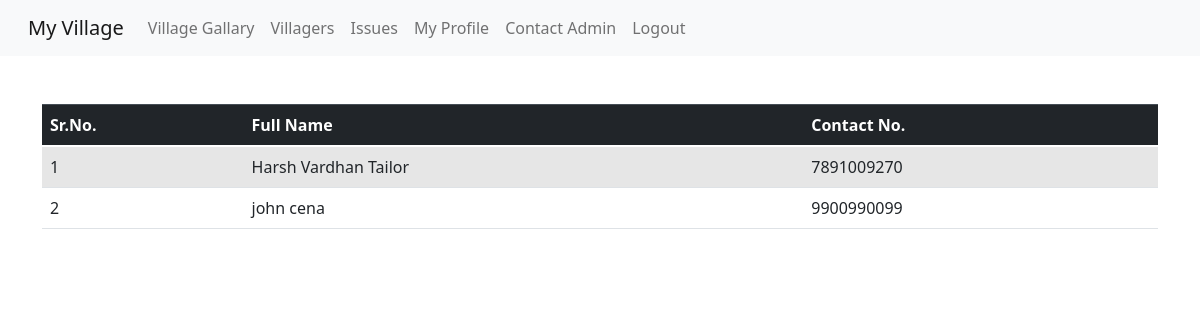
The page /villagers (signed in) on the database its author committed.
### app.py (models this page shows, shortened)
class User(db.Model):
    id_no = db.Column(db.Integer, primary_key=True)
    firstName = db.Column(db.String(50),nullable=False)
    lastName = db.Column(db.String(50))
    email = db.Column(db.String(50),nullable=False)
    password = db.Column(db.String(100),nullable=False)
    mobile = db.Column(db.String(20),nullable=False)
    id_proof = db.Column(db.String(200),nullable=False)
    village_id = db.Column(db.Integer, default = -1)

### app.py (the view)
@app.route('/villagers')
def villagers():
    if 'user' not in session:
        return redirect(url_for('login'))
    if 'village' in session:
        villagers = User.query.filter_by(village_id = session['village']['village_id']).all()
        return render_template('villagers.html',user = session['user'], villagers = villagers)
    return render_template('villagers.html',user = session['user'])

### templates/villagers.html (shortened to what this page needs)
{% extends 'base.html' %}
{% block body %}
    {% if villagers %}
        <div class="container my-5">
            <table class="table table-striped">
                <thead class="table-dark">
                    <tr>
                        <th scope="col">Sr.No.</th>
                        <th scope="col">Full Name</th>
                        <th scope="col">Contact No.</th>
                    </tr>
                </thead>
                <tbody>
                    {% for villager in villagers %}
                        <tr>
                            <td>{{loop.index}}</td>
                            <td>{{villager.firstName}} {{villager.lastName}}</td>
                            <td>{{villager.mobile}}</td>
                        </tr>
                    {% endfor %}
                </tbody>
            </table>
        </div>
    {% endif %}
{% endblock body %}

### rows shown on the page
User: firstName "Harsh Vardhan", lastName "Tailor", mobile "7891009270"
User: firstName "john", lastName "cena", mobile "9900990099"
